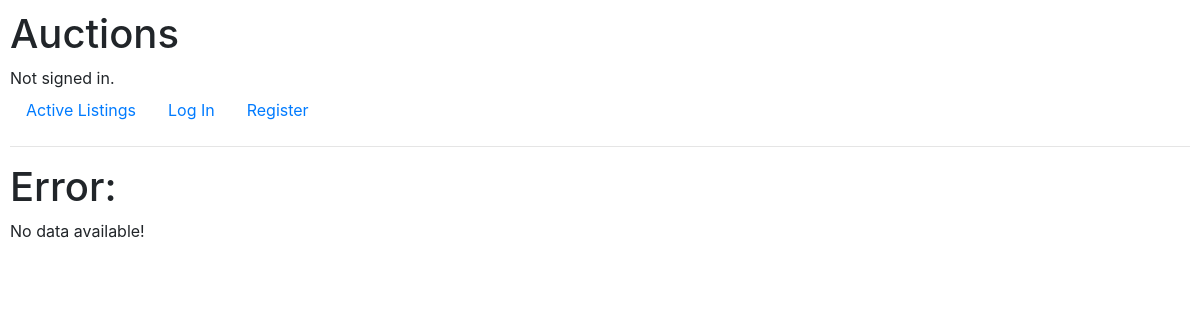
The page /Cell phone on the database as committed earlier.
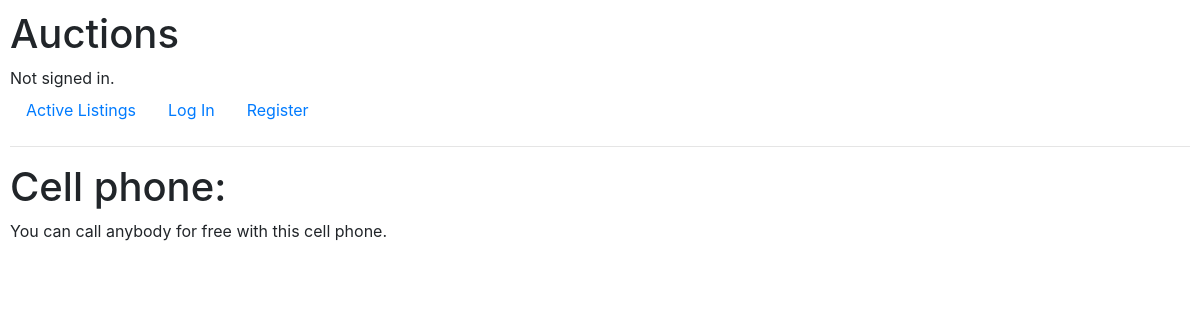
The same page on the database as committed later.
### auctions/models.py (models this page shows, shortened)
class Auction(models.Model):
    seller = models.ForeignKey(User, on_delete=models.CASCADE)
    title = models.CharField(max_length=64)
    description = models.TextField()
    starting_bid = models.FloatField() # maybe it is beter to use models.IntegerField
    imageURL = models.URLField()
    category = models.ManyToManyField(Category, blank=True, related_name="category")

### auctions/views.py (the view)
# urls.py: path("<str:auction_title>", views.auction, name="auction")
def auction(request, auction_title):
    existing_titles = list(auction.title for auction in Auction.objects.all())
    if auction_title.upper() in list(map(str.upper,existing_titles)):
        return render(request, "auctions/auction.html",{
            "auction": Auction.objects.get(title__iexact=auction_title)
        })
    return render(request, "auctions/auction.html",{
        'message':"No data available!"
    })

### auctions/templates/auctions/auction.html
{% extends "auctions/layout.html" %}
{% block body %}
    {% if auction %}
        <h1>{{ auction.title }}:</h1>
            {{ auction.description }}
    {% endif %}
    {% if message %}
        <h1>Error:</h1>
            {{ message }}
    {% endif %}
{% endblock %}

### auctions/templates/auctions/layout.html (shortened to what this page needs)
{% load static %}
<!DOCTYPE html>
<html lang="en">
    <head>
        <link rel="stylesheet" href="https://stackpath.bootstrapcdn.com/bootstrap/4.4.1/css/bootstrap.min.css">
        <link href="{% static 'auctions/styles.css' %}" rel="stylesheet">
    </head>
    <body>
        <h1>Auctions</h1>
        <div>
            {% if user.is_authenticated %}
                Signed in as <strong>{{ user.username }}</strong>.
            {% else %}
                Not signed in.
            {% endif %}
        </div>
        <ul class="nav">
            <li class="nav-item">
                <a class="nav-link" href="{% url 'index' %}">Active Listings</a>
            </li>
            {% if user.is_authenticated %}
                <li class="nav-item">
                    <a class="nav-link" href="{% url 'logout' %}">Log Out</a>
                </li>
            {% else %}
                <li class="nav-item">
                    <a class="nav-link" href="{% url 'login' %}">Log In</a>
                </li>
                <li class="nav-item">
                    <a class="nav-link" href="{% url 'register' %}">Register</a>
                </li>
            {% endif %}
        </ul>
        <hr>
        {% block body %}
        {% endblock %}
    </body>
</html>

### auctions/static/auctions/styles.css (style rules this page uses)
body { padding: 10px; }

Rows that differ between the two databases and show on the page:
added Auction: title "Cell phone", description "You can call anybody for free with this cell phone."
Other text that changed with them:
{{ message }}: "No data available!" → (not shown)
text no longer shown: "Error:"
